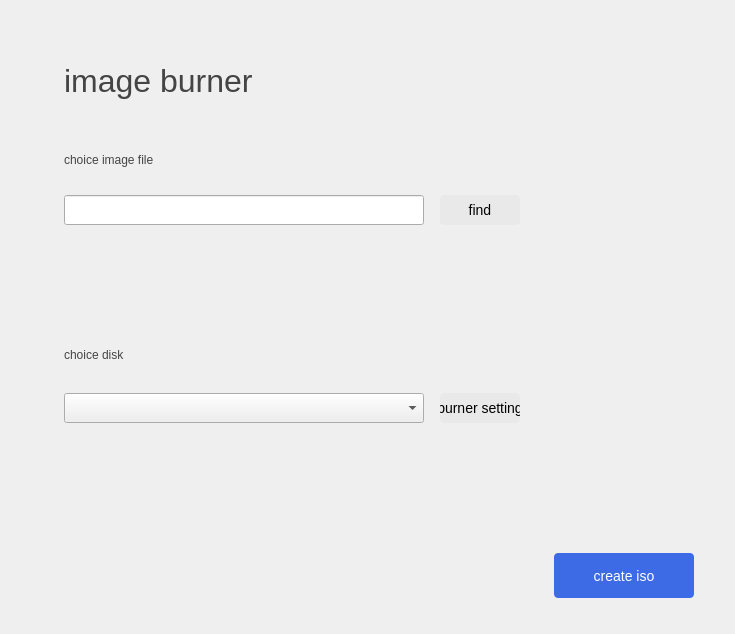
<?xml version="1.0" encoding="UTF-8"?>
<ui version="4.0">
 <class>p_image</class>
 <widget class="QWidget" name="p_image">
  <property name="geometry">
   <rect>
    <x>0</x>
    <y>0</y>
    <width>735</width>
    <height>634</height>
   </rect>
  </property>
  <property name="windowTitle">
   <string>Form</string>
  </property>
  <layout class="QHBoxLayout" name="horizontalLayout_3">
   <item>
    <spacer name="horizontalSpacer">
     <property name="orientation">
      <enum>Qt::Horizontal</enum>
     </property>
     <property name="sizeType">
      <enum>QSizePolicy::Fixed</enum>
     </property>
     <property name="sizeHint" stdset="0">
      <size>
       <width>25</width>
       <height>20</height>
      </size>
     </property>
    </spacer>
   </item>
   <item>
    <layout class="QVBoxLayout" name="verticalLayout">
     <item>
      <spacer name="verticalSpacer_4">
       <property name="orientation">
        <enum>Qt::Vertical</enum>
       </property>
       <property name="sizeType">
        <enum>QSizePolicy::Fixed</enum>
       </property>
       <property name="sizeHint" stdset="0">
        <size>
         <width>20</width>
         <height>50</height>
        </size>
       </property>
      </spacer>
     </item>
     <item>
      <widget class="QLabel" name="image_title">
       <property name="font">
        <font>
         <pointsize>24</pointsize>
        </font>
       </property>
       <property name="styleSheet">
        <string notr="true">color: rgb(68, 68, 68)</string>
       </property>
       <property name="text">
        <string>image burner</string>
       </property>
      </widget>
     </item>
     <item>
      <spacer name="verticalSpacer_2">
       <property name="orientation">
        <enum>Qt::Vertical</enum>
       </property>
       <property name="sizeType">
        <enum>QSizePolicy::Fixed</enum>
       </property>
       <property name="sizeHint" stdset="0">
        <size>
         <width>20</width>
         <height>35</height>
        </size>
       </property>
      </spacer>
     </item>
     <item>
      <widget class="QLabel" name="label_1">
       <property name="baseSize">
        <size>
         <width>30</width>
         <height>30</height>
        </size>
       </property>
       <property name="styleSheet">
        <string notr="true">font: 14pt &quot;Sans Serif&quot;;color:rgb(68, 68, 68)</string>
       </property>
       <property name="text">
        <string>choice image file</string>
       </property>
      </widget>
     </item>
     <item>
      <spacer name="verticalSpacer_5">
       <property name="orientation">
        <enum>Qt::Vertical</enum>
       </property>
       <property name="sizeType">
        <enum>QSizePolicy::Fixed</enum>
       </property>
       <property name="sizeHint" stdset="0">
        <size>
         <width>20</width>
         <height>10</height>
        </size>
       </property>
      </spacer>
     </item>
     <item>
      <layout class="QHBoxLayout" name="horizontalLayout">
       <item>
        <widget class="QLineEdit" name="lineEdit">
         <property name="minimumSize">
          <size>
           <width>360</width>
           <height>30</height>
          </size>
         </property>
         <property name="maximumSize">
          <size>
           <width>360</width>
           <height>30</height>
          </size>
         </property>
         <property name="baseSize">
          <size>
           <width>360</width>
           <height>30</height>
          </size>
         </property>
        </widget>
       </item>
       <item>
        <spacer name="horizontalSpacer_2">
         <property name="orientation">
          <enum>Qt::Horizontal</enum>
         </property>
         <property name="sizeType">
          <enum>QSizePolicy::Fixed</enum>
         </property>
         <property name="sizeHint" stdset="0">
          <size>
           <width>10</width>
           <height>20</height>
          </size>
         </property>
        </spacer>
       </item>
       <item>
        <widget class="QPushButton" name="file">
         <property name="minimumSize">
          <size>
           <width>80</width>
           <height>30</height>
          </size>
         </property>
         <property name="maximumSize">
          <size>
           <width>80</width>
           <height>30</height>
          </size>
         </property>
         <property name="baseSize">
          <size>
           <width>80</width>
           <height>30</height>
          </size>
         </property>
         <property name="styleSheet">
          <string notr="true">QPushButton{background-color:rgb(233, 233, 233);font: 14px;border-radius: 4px;}
                           QPushButton:hover{background-color:rgb(107, 142, 235);font: 14px;border-radius: 4px;}
                           QPushButton:pressed{border:none;background-color:rgb(65, 95, 196);font: 14px;border-radius: 4px;}</string>
         </property>
         <property name="text">
          <string>find</string>
         </property>
        </widget>
       </item>
      </layout>
     </item>
     <item>
      <spacer name="verticalSpacer_6">
       <property name="orientation">
        <enum>Qt::Vertical</enum>
       </property>
       <property name="sizeType">
        <enum>QSizePolicy::Fixed</enum>
       </property>
       <property name="sizeHint" stdset="0">
        <size>
         <width>20</width>
         <height>10</height>
        </size>
       </property>
      </spacer>
     </item>
     <item>
      <widget class="QLabel" name="label">
       <property name="baseSize">
        <size>
         <width>0</width>
         <height>30</height>
        </size>
       </property>
       <property name="styleSheet">
        <string notr="true">font: 12pt &quot;Sans Serif&quot;;color:rgb(243, 115, 8)</string>
       </property>
       <property name="text">
        <string/>
       </property>
      </widget>
     </item>
     <item>
      <spacer name="verticalSpacer_3">
       <property name="orientation">
        <enum>Qt::Vertical</enum>
       </property>
       <property name="sizeType">
        <enum>QSizePolicy::Fixed</enum>
       </property>
       <property name="sizeHint" stdset="0">
        <size>
         <width>20</width>
         <height>50</height>
        </size>
       </property>
      </spacer>
     </item>
     <item>
      <widget class="QLabel" name="choice">
       <property name="baseSize">
        <size>
         <width>0</width>
         <height>30</height>
        </size>
       </property>
       <property name="styleSheet">
        <string notr="true">font: 14pt &quot;Sans Serif&quot;;color:rgb(68, 68, 68)</string>
       </property>
       <property name="text">
        <string>choice disk</string>
       </property>
      </widget>
     </item>
     <item>
      <spacer name="verticalSpacer">
       <property name="orientation">
        <enum>Qt::Vertical</enum>
       </property>
       <property name="sizeType">
        <enum>QSizePolicy::Fixed</enum>
       </property>
       <property name="sizeHint" stdset="0">
        <size>
         <width>20</width>
         <height>13</height>
        </size>
       </property>
      </spacer>
     </item>
     <item>
      <layout class="QHBoxLayout" name="horizontalLayout_2">
       <item>
        <widget class="QComboBox" name="comboBox">
         <property name="minimumSize">
          <size>
           <width>360</width>
           <height>30</height>
          </size>
         </property>
         <property name="maximumSize">
          <size>
           <width>360</width>
           <height>30</height>
          </size>
         </property>
         <property name="baseSize">
          <size>
           <width>360</width>
           <height>30</height>
          </size>
         </property>
        </widget>
       </item>
       <item>
        <spacer name="horizontalSpacer_3">
         <property name="orientation">
          <enum>Qt::Horizontal</enum>
         </property>
         <property name="sizeType">
          <enum>QSizePolicy::Fixed</enum>
         </property>
         <property name="sizeHint" stdset="0">
          <size>
           <width>10</width>
           <height>20</height>
          </size>
         </property>
        </spacer>
       </item>
       <item>
        <widget class="QPushButton" name="burner_setting">
         <property name="minimumSize">
          <size>
           <width>80</width>
           <height>30</height>
          </size>
         </property>
         <property name="maximumSize">
          <size>
           <width>80</width>
           <height>30</height>
          </size>
         </property>
         <property name="baseSize">
          <size>
           <width>80</width>
           <height>30</height>
          </size>
         </property>
         <property name="styleSheet">
          <string notr="true">QPushButton{background-color:rgb(233, 233, 233);font: 14px;border-radius: 4px;}
                           QPushButton:hover{background-color:rgb(107, 142, 235);font: 14px;border-radius: 4px;}
                           QPushButton:pressed{border:none;background-color:rgb(65, 95, 196);font: 14px;border-radius: 4px;}</string>
         </property>
         <property name="text">
          <string>burner setting</string>
         </property>
        </widget>
       </item>
      </layout>
     </item>
     <item>
      <spacer name="verticalSpacer_9">
       <property name="orientation">
        <enum>Qt::Vertical</enum>
       </property>
       <property name="sizeType">
        <enum>QSizePolicy::Fixed</enum>
       </property>
       <property name="sizeHint" stdset="0">
        <size>
         <width>200</width>
         <height>200</height>
        </size>
       </property>
      </spacer>
     </item>
    </layout>
   </item>
   <item>
    <layout class="QVBoxLayout" name="verticalLayout_2">
     <item>
      <spacer name="verticalSpacer_8">
       <property name="orientation">
        <enum>Qt::Vertical</enum>
       </property>
       <property name="sizeHint" stdset="0">
        <size>
         <width>20</width>
         <height>530</height>
        </size>
       </property>
      </spacer>
     </item>
     <item>
      <widget class="QPushButton" name="start_burner">
       <property name="minimumSize">
        <size>
         <width>140</width>
         <height>45</height>
        </size>
       </property>
       <property name="maximumSize">
        <size>
         <width>140</width>
         <height>45</height>
        </size>
       </property>
       <property name="baseSize">
        <size>
         <width>140</width>
         <height>45</height>
        </size>
       </property>
       <property name="styleSheet">
        <string notr="true">QPushButton{background-color:rgb(61, 107, 229);font: 14px;border-radius: 4px;color: rgb(255,255,255);}
                           QPushButton:hover{background-color:rgb(107, 142, 235);font: 14px;border-radius: 4px;color: rgb(255,255,255);}
                           QPushButton:pressed{border:none;background-color:rgb(65, 95, 196);font: 14px;border-radius: 4px;color: rgb(255,255,255);}</string>
       </property>
       <property name="text">
        <string>create iso</string>
       </property>
      </widget>
     </item>
     <item>
      <spacer name="verticalSpacer_7">
       <property name="orientation">
        <enum>Qt::Vertical</enum>
       </property>
       <property name="sizeType">
        <enum>QSizePolicy::Fixed</enum>
       </property>
       <property name="sizeHint" stdset="0">
        <size>
         <width>20</width>
         <height>25</height>
        </size>
       </property>
      </spacer>
     </item>
    </layout>
   </item>
  </layout>
 </widget>
 <resources/>
 <connections/>
</ui>
